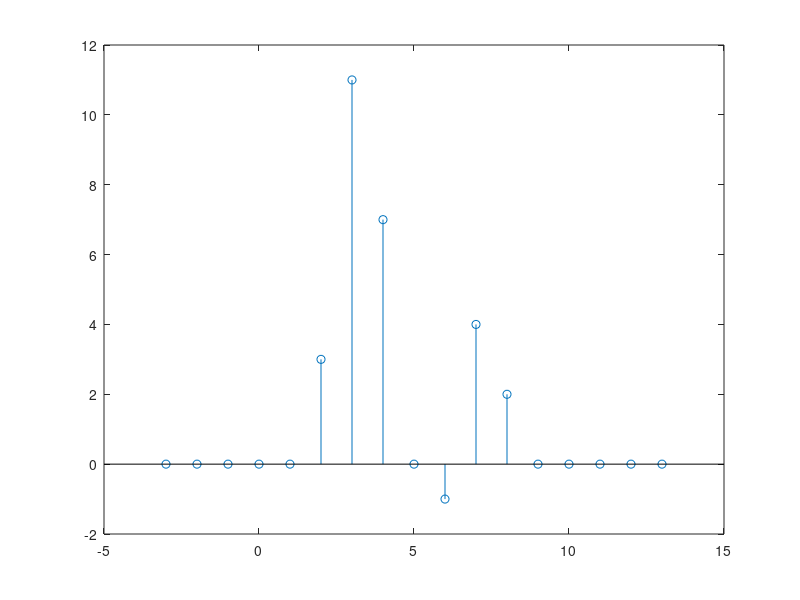

Reproduce this figure in MATLAB.
close all
clearvars
clc

n_x = -3:3;
x = [3, 11, 7, 0, -1, 4, 2];

% y(n) = x(n-5) => y(n) = x(n) * delta(n-5)
n_h = 0:10;
delta_5 = zeros(size(n_h));
delta_5(6) = 1;
y = conv(x, delta_5);
n_y = n_x(1) + n_h(1) : n_x(end) + n_h(end);

figure(1);
stem(n_y, y);